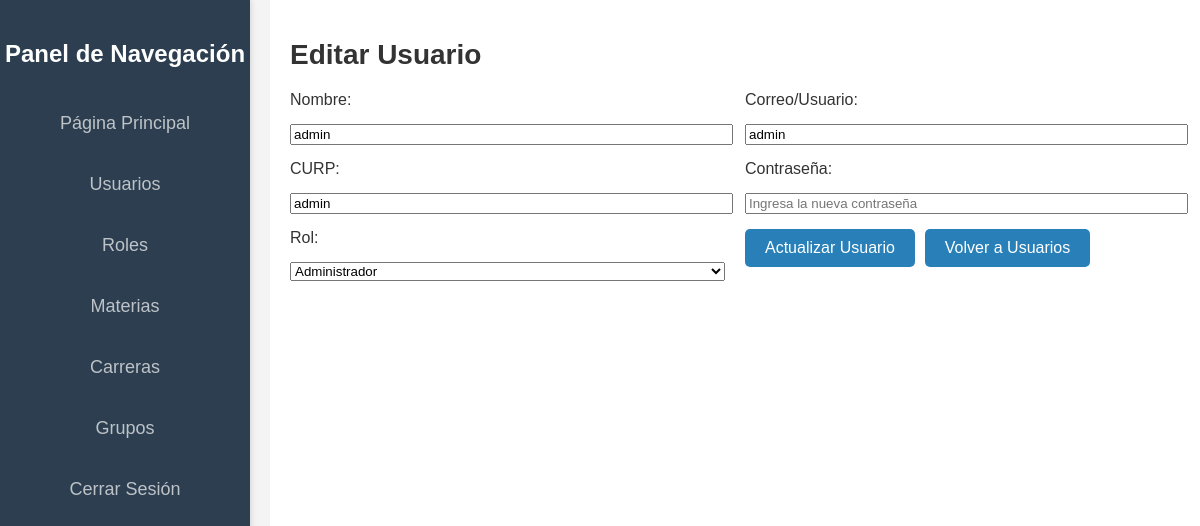
The app's page /public_html/Administrador/Usuarios/editar_usuario.php?id=1 (signed in) with its own data.
### tables this page shows
CREATE TABLE IF NOT EXISTS USUARIOS (
    IDUsuario INT AUTO_INCREMENT PRIMARY KEY,
    Nombre VARCHAR(100) NOT NULL,
    Usuario VARCHAR(50) NOT NULL UNIQUE,
    Password VARBINARY(255) NOT NULL,   
    CURP VARCHAR(18) NOT NULL UNIQUE,
    IDRol INT,
    FOREIGN KEY (IDRol) REFERENCES ROLES(IDRol)
        ON DELETE SET NULL
        ON UPDATE CASCADE
);

CREATE TABLE IF NOT EXISTS ROLES (
    IDRol INT AUTO_INCREMENT PRIMARY KEY,
    NombreRol VARCHAR(50) NOT NULL
);

### public_html/Administrador/Usuarios/editar_usuario.php (the view, shortened to what this page needs)
<?php
include '../../src/conexion_escritura.php';
$id = isset($_GET['id']) ? (int) $_GET['id'] : 0;
$sql = "SELECT * FROM USUARIOS WHERE IDUsuario = $id";
$result = $conn->query($sql);
$usuario = $result->fetch_assoc();
$roles_sql = "SELECT IDRol, NombreRol FROM ROLES";
$roles_result = $conn->query($roles_sql);
$roles = [];
if ($roles_result) {
    while ($row = $roles_result->fetch_assoc()) {
        $roles[] = $row;
    }
}
?>
<!DOCTYPE html>
<html lang="es">
<head>
    <link rel="stylesheet" href="../../src/styles/stylesA.css">
</head>
<body>
    <?php include '../sidebar_administrador.php'; ?>
    <div class='content'>
        <h1>Editar Usuario</h1>
        <form action="procesar_editar_usuario.php" method="POST">
            <div class="form-container">
                <div class="form-column">
                    <label for="nombre">Nombre:</label>
                    <input type="text" id="nombre" name="nombre" value="<?php echo htmlspecialchars($usuario['Nombre']); ?>" required>
                    <label for="curp">CURP:</label>
                    <input type="text" id="curp" name="curp" value="<?php echo htmlspecialchars($usuario['CURP']); ?>" required maxlength="18" pattern="[A-Z0-9]{18}">
                    <label for="rol">Rol:</label>
                    <select id="rol" name="rol" required onchange="mostrarOpcionesAlumno()">
                        <?php foreach ($roles as $rol): ?>
                            <option value="<?php echo htmlspecialchars($rol['IDRol']); ?>" <?php echo ($usuario['IDRol'] == $rol['IDRol']) ? 'selected' : ''; ?>>
                                <?php echo htmlspecialchars($rol['NombreRol']); ?>
                            </option>
                        <?php endforeach; ?>
                    </select>
                </div>
                <div class="form-column">
                    <label for="usuario">Correo/Usuario:</label>
                    <input type="email" id="usuario" name="usuario" value="<?php echo htmlspecialchars($usuario['Usuario']); ?>" required>
                    <label for="password">Contraseña:</label>
                    <input type="password" id="password" name="password" placeholder="Ingresa la nueva contraseña" required>
                    <div class="button-container">
                        <button type="submit" id="submitButton" disabled>Actualizar Usuario</button>
                        <a href="Usuarios.php">
                            <button type="button">Volver a Usuarios</button>
                        </a>
                    </div>
                </div>
            </div>
        </form>
    </div>
</body>
</html>

### public_html/src/styles/stylesA.css (style rules this page uses)
body { font-family: Arial, sans-serif; background-color: #f4f4f4; margin: 0; padding: 0; color: #333; }
h1, h2 { color: #333; }
.content { margin-left: 270px; padding: 20px; min-height: 100vh; background-color: #fff; }
.content h1 { font-size: 28px; margin-bottom: 20px; }
button { background-color: #2980b9; color: white; padding: 10px 20px; border: none; border-radius: 5px; cursor: pointer; font-size: 16px; }

### public_html/Administrador/Usuarios/editar_usuario.php (style rules this page uses)
.form-container { display: flex; flex-wrap: wrap; gap: 20px; }
.form-column { flex: 1; min-width: 200px; }
.form-column label, .form-column input, .form-column select { display: block; width: 100%; margin-bottom: 15px; }
.button-container { display: flex; justify-content: flex-start; gap: 10px; }

### records on screen
usuarios: nombre "admin", curp "admin", rol "Administrador", usuario "admin"
